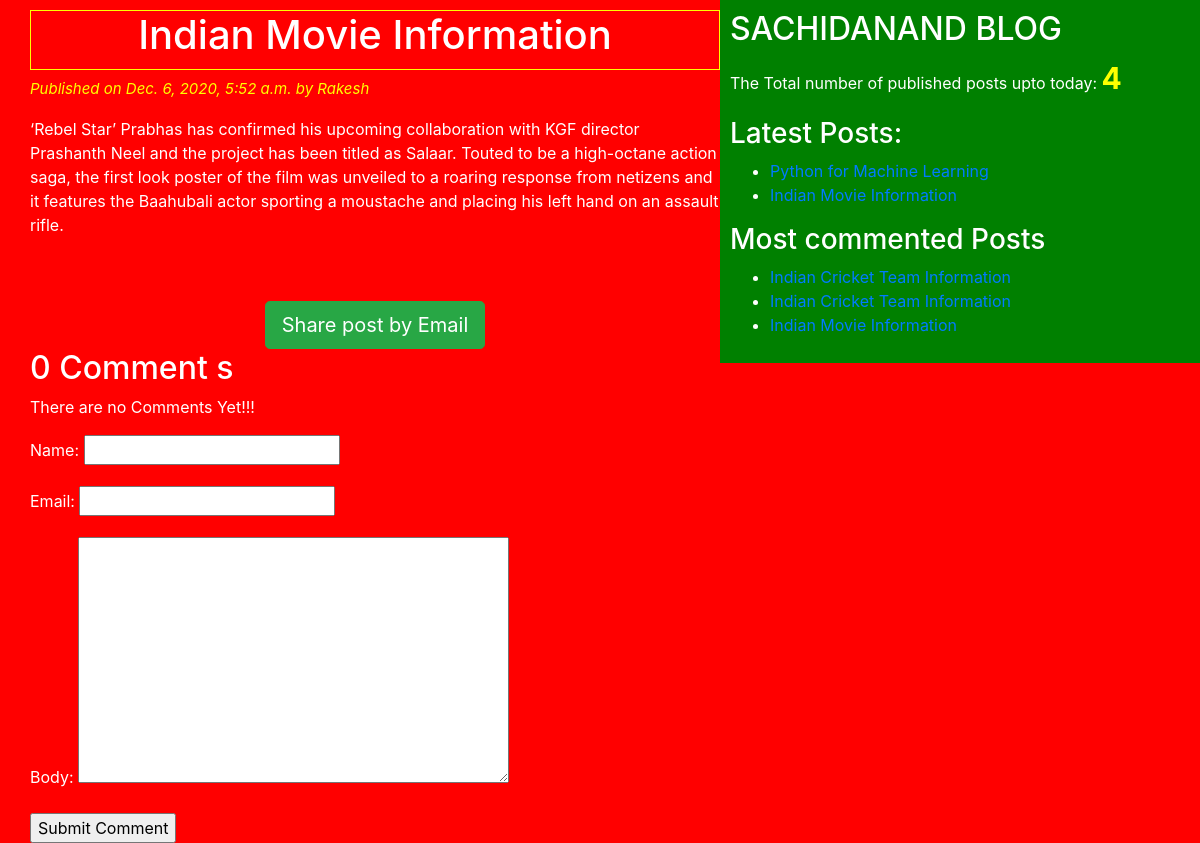
The app's page /2020/12/06/indian-movie-information/ with its own data.
### blogapp/models.py (models this page shows, shortened)
class Post(models.Model):
    STATUS_CHOICES=(('draft','Draft'),('published','Published'))
    title = models.CharField(max_length=50)
    slug = models.SlugField(max_length=200,unique_for_date='publish')
    author = models.ForeignKey(User,related_name='blog_posts' ,on_delete=models.CASCADE)
    body = models.TextField()
    publish = models.DateTimeField(default=timezone.now)
    created = models.DateTimeField(auto_now_add=True)
    updated = models.DateTimeField(auto_now=True)
    status = models.CharField(max_length=50,choices=STATUS_CHOICES,default='draft')
    objects=CustomManager()
    tags=TaggableManager()
    class Meta:
    	ordering=('-publish',)
    def get_absolute_url(self):
    	return reverse('post_detail',args=[self.publish.year,self.publish.strftime('%m'),self.publish.strftime('%d'),self.slug])

### blogapp/views.py (the view)
# urls.py: re_path(r'^(?P<year>\d{4})/(?P<month>\d{2})/(?P<day>\d{2})/(?P<post>[-\w]+)/$',views.post_detail_view,name='post_detail'),
def post_detail_view(request,year,month,day,post):
	post = get_object_or_404(Post,slug=post,status='published',publish__year=year,publish__month=month,publish__day=day)
	comments=post.comments.filter(active=True)
	csubmit=False
	if request.method=='POST':
		form=CommentForm(request.POST)
		if form.is_valid():
			new_comment=form.save(commit=False)
			new_comment.post=post
			new_comment.save()
			csubmit=True
	else:
		form=CommentForm()
	my_dict={'post':post,'form':form,'csubmit':csubmit,'comments':comments}
	return render(request=request, template_name='blogapp/post_detail.html',context=my_dict)

### blogapp/forms.py
class CommentForm(forms.ModelForm):
    class Meta:
        model = Comment
        fields = ('name','email','body')

### blogapp/models.py (called while the page is built)
	def get_queryset(self):
		return super().get_queryset().filter(status='published')

### blogapp/templatetags/blog_tags.py (called while the page is built)
@register.simple_tag(name='my_tag')
def total_posts():
	return Post.objects.count()

@register.inclusion_tag('blogapp/latest_posts.html')
def show_latest_posts():
	latest_posts=Post.objects.order_by('-publish')[:2]
	return {'latest_posts':latest_posts}

@register.simple_tag()
def get_most_commented_posts(count=3):
	return Post.objects.annotate(total_comments=Count('comments')).order_by('-total_comments')[:count]

### templates/blogapp/post_detail.html (shortened to what this page needs)
{% extends "blogapp/base.html" %}
{% block content_block %}
	<h1>{{ post.title }}</h1>
	<p id="date">Published on {{post.publish}} by {{ post.author|title }}</p>
		{{ post.body|linebreaks }}
	<br><br>
	<div class="container" align="center">
			<a href="/{{ post.id }}/share" class="btn btn-lg btn-success" target="blank">Share post by Email</a>
	</div>
	{% with comments.count as comments_count  %}
		<h2>{{  comments_count}} Comment {{ comments_count|pluralize }}</h2>
	{% endwith %}
	{% if comments %}
		{% for comment in comments  %}
			<p id='ch'>Comment {{ forloop.counter }} by {{ comment.name }} on {{ comment.created }}</p>
			<div class="cb">
				{{ comment.body|linebreaks }}
			</div>
		{% endfor %}
		<hr><hr>
	{% else %}
		<p>There are no Comments Yet!!!</p>
	{% endif %}
	{% if csubmit %}
		<h2>Your Comment added successfully</h2>
	{% else %}
		<form method="post">
			{{ form.as_p }}
			<input type="submit" name="" value="Submit Comment">
		</form>
	{% endif %}
{% endblock content_block %}

### templates/blogapp/base.html (shortened to what this page needs)
<!DOCTYPE html>
{% load blog_tags %}
{% load static %}
<html lang="en" dir="ltr">
<head>
	<link rel="stylesheet" href="https://cdn.jsdelivr.net/npm/bootstrap@4.5.3/dist/css/bootstrap.min.css">
	<link rel="stylesheet" type="text/css" href="{% static "css/blogapp/blog.css" %}">
</head>
<body>
	<div class="content">
		{% block content_block %}
		{% endblock content_block %}
	</div>
	<div class="sidebar">
		<h2>SACHIDANAND BLOG</h2>
		<p>The Total number of published posts upto today: <span id="pcount">{% my_tag %}</span> </p>
		<h3>Latest Posts:</h3>{% show_latest_posts %}
		<h3>Most commented Posts</h3>
		{% get_most_commented_posts as m_c_p%}
		<ul>
			{% for post in m_c_p %}
			<li><a href="{{ post.get_absolute_url }}">{{ post.title }}</a></li>
			{% endfor %}
		</ul>
	</div>
</body>
</html>

### templates/blogapp/latest_posts.html
<ul>
	{% for post in  latest_posts %}
		<li><a href="{{ post.get_absolute_url }}">{{ post.title }}</a></li>
	{% endfor %}
</ul>

### static/css/blogapp/blog.css (style rules this page uses)
.content { width: 60%; float: left; padding: 10px 0 0 30px; background: red; height: 100%; }
.sidebar { width: 40%; float: right; padding: 10px; background: green; height: 100%; }
h1 { text-align: center; border: 1px solid yellow; padding-bottom: 10px; }
body { color: white; background: red; }
#date { color: yellow; font-size: 15px; font-style: italic; }
#pcount { font-size: 30px; color: yellow; font-weight: bold; }

### records on screen
Post: title "Indian Movie Information", publish "Dec. 6, 2020, 5:52 a.m.", author "Rakesh", body "‘Rebel Star’ Prabhas has confirmed his upcoming collaboration with KGF director Prashanth Neel and the project has been titled as Salaar. Touted to be a high-octane action saga, the first look poster of the film was unveiled to a roaring response from netizens and it features the Baahubali actor sporting a moustache and placing his left hand on an assault rifle."
Post: title "Python for Machine Learning"
Post: title "Indian Cricket Team Information"
Post: title "Indian Cricket Team Information"

### other values on screen
{{ comments_count }} "0"
